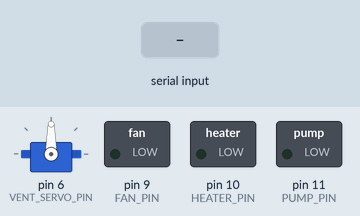
A sketch run on a simulated Arduino Uno, built with avr-gcc and run on an emulated ATmega328P. Shown: servo, switched loads named in the sketch (green lamp = pin HIGH). The test bench sets the inputs (shaded band). What the sketch prints to the serial monitor is not drawn.

Above: at 2.2 s.
2.3 s: "START\n" received over Serial
At 3.6 s:
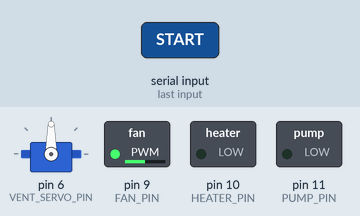
At 7.1 s:
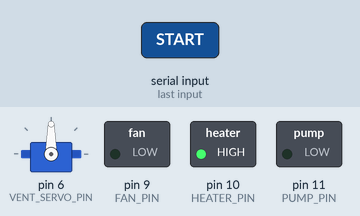
Timing chart, 0 to 26.8 s (numbered marks = the images above; inputs shaded):
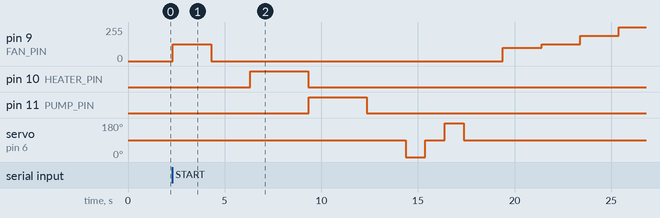

Measured:
- after the input at 2.3 s, pin 9 (FAN_PIN): 0/255 → 127/255 at once, → 0/255 2.0 s later, → 100/255 15.1 s later, → 127/255 2.0 s later, … (6 changes in this stretch); pin 10 (HEATER_PIN): LOW → HIGH after 4.0 s, → LOW 3.0 s later

The sketch:

test_actuators.ino
```cpp
/*
 * Arduino Actuator Test Sketch
 *
 * This test sketch validates actuator control functionality for:
 * - Fan (PWM speed control)
 * - Heater (On/Off control)
 * - Water pump (On/Off control)
 * - Vent servo (Position control - optional)
 *
 * Purpose:
 * - Verify actuator wiring and connections
 * - Validate actuator control functions
 * - Test safety limits and constraints
 * - Verify PWM functionality
 *
 * SAFETY WARNING:
 * - This test will activate all actuators
 * - Ensure pump has water supply
 * - Ensure heater is in safe location
 * - Monitor test execution - be ready to disconnect power
 *
 * Instructions:
 * 1. Connect all actuators
 * 2. Ensure safe operating environment
 * 3. Upload this sketch to your Arduino
 * 4. Open Serial Monitor (115200 baud)
 * 5. Type 'START' to begin tests
 * 6. Monitor actuator behavior
 *
 * Educational Note:
 * Testing actuators requires careful observation. We use serial
 * commands to manually trigger tests, allowing operator control.
 */

#include <Servo.h>

// ============================================================================
// PIN DEFINITIONS (Match main sketch)
// ============================================================================

const int FAN_PIN = 9;
const int HEATER_PIN = 10;
const int PUMP_PIN = 11;
const int VENT_SERVO_PIN = 6;

// ============================================================================
// ACTUATOR CONFIGURATION
// ============================================================================

const int FAN_MIN_SPEED = 0;
const int FAN_MAX_SPEED = 255;
const int FAN_STARTUP_SPEED = 100;

const unsigned long PUMP_MAX_RUNTIME = 30000;
const unsigned long PUMP_MIN_OFFTIME = 10000;
unsigned long pumpStartTime = 0;
unsigned long pumpStopTime = 0;

Servo ventServo;
const int SERVO_MIN_POS = 0;
const int SERVO_MAX_POS = 180;
const int SERVO_DEFAULT_POS = 90;
bool servoAttached = false;

// ============================================================================
// TEST STATE
// ============================================================================

int testNumber = 0;
bool allTestsPassed = true;
bool testingEnabled = false;

int fanSpeed = 0;
bool heaterState = false;
bool pumpState = false;
int ventPosition = SERVO_DEFAULT_POS;

// ============================================================================
// SETUP
// ============================================================================

void setup() {
  Serial.begin(115200);
  while (!Serial) {
    ;
  }

  delay(1000);

  // Configure pins
  pinMode(FAN_PIN, OUTPUT);
  pinMode(HEATER_PIN, OUTPUT);
  pinMode(PUMP_PIN, OUTPUT);

  // Initialize to safe state
  initializeActuators();

  printHeader();
  printSafetyWarning();

  Serial.println(F("\nType 'START' to begin actuator tests"));
  Serial.println(F("Type 'STOP' to halt all actuators"));
}

void loop() {
  // Check for serial commands
  if (Serial.available() > 0) {
    String command = Serial.readStringUntil('\n');
    command.trim();
    command.toUpperCase();

    if (command == "START") {
      testingEnabled = true;
      Serial.println(F("\n=== STARTING ACTUATOR TESTS ===\n"));
      runAllTests();
    } else if (command == "STOP") {
      testingEnabled = false;
      emergencyStop();
      Serial.println(F("\nAll actuators stopped"));
    }
  }
}

// ============================================================================
// ACTUATOR CONTROL FUNCTIONS (From main sketch)
// ============================================================================

void initializeActuators() {
  setFanSpeed(0);
  setHeater(false);
  setPump(false);

  if (!servoAttached) {
    ventServo.attach(VENT_SERVO_PIN);
    servoAttached = true;
    setVentPosition(SERVO_DEFAULT_POS);
  }

  Serial.println(F("Actuators initialized to safe state"));
}

void setFanSpeed(int speed) {
  speed = constrain(speed, FAN_MIN_SPEED, FAN_MAX_SPEED);

  if (speed > 0 && speed < FAN_STARTUP_SPEED) {
    speed = FAN_STARTUP_SPEED;
  }

  fanSpeed = speed;
  analogWrite(FAN_PIN, fanSpeed);
}

void setFanSpeedPercent(float percent) {
  percent = constrain(percent, 0.0, 100.0);
  int pwmValue = map(percent, 0, 100, 0, 255);
  setFanSpeed(pwmValue);
}

void setHeater(bool state) {
  heaterState = state;
  digitalWrite(HEATER_PIN, heaterState ? HIGH : LOW);
}

void setPump(bool state) {
  if (state) {
    // Check if pump has been off long enough
    if (pumpState == false) {
      unsigned long timeSinceOff = millis() - pumpStopTime;
      if (timeSinceOff < PUMP_MIN_OFFTIME && pumpStopTime > 0) {
        Serial.println(F("  WARNING: Pump minimum off time not met"));
        return;
      }
      pumpStartTime = millis();
    }
  } else {
    if (pumpState == true) {
      pumpStopTime = millis();
    }
  }

  pumpState = state;
  digitalWrite(PUMP_PIN, pumpState ? HIGH : LOW);
}

void setVentPosition(int position) {
  position = constrain(position, SERVO_MIN_POS, SERVO_MAX_POS);
  ventPosition = position;
  ventServo.write(ventPosition);
}

void emergencyStop() {
  setFanSpeed(0);
  setHeater(false);
  setPump(false);
  Serial.println(F("EMERGENCY STOP: All actuators deactivated"));
}

// ============================================================================
// TEST FUNCTIONS
// ============================================================================

void runAllTests() {
  testFanControl();
  testHeaterControl();
  testPumpControl();
  testPumpSafetyTimer();
  testServoControl();
  testFanPWMRange();

  printSummary();
}

void testFanControl() {
  printTestHeader("Fan Basic Control");

  Serial.println(F("Testing fan ON/OFF..."));

  // Turn fan on at 50%
  Serial.println(F("  Setting fan to 50%..."));
  setFanSpeedPercent(50.0);
  delay(2000);

  Serial.println(F("  OBSERVE: Is fan spinning?"));
  Serial.print(F("  Current fan PWM: "));
  Serial.println(fanSpeed);

  // Turn fan off
  Serial.println(F("  Turning fan OFF..."));
  setFanSpeed(0);
  delay(2000);

  Serial.println(F("  OBSERVE: Did fan stop?"));

  printTestPass();  // Manual verification
}

void testHeaterControl() {
  printTestHeader("Heater Control");

  Serial.println(F("Testing heater ON/OFF..."));
  Serial.println(F("  WARNING: Ensure heater is in safe location!"));

  // Turn heater on briefly
  Serial.println(F("  Turning heater ON for 3 seconds..."));
  setHeater(true);
  delay(3000);

  Serial.println(F("  OBSERVE: Is heater indicator on?"));

  // Turn heater off
  Serial.println(F("  Turning heater OFF..."));
  setHeater(false);

  Serial.print(F("  Heater state: "));
  Serial.println(heaterState ? "ON" : "OFF");

  printTestPass();
}

void testPumpControl() {
  printTestHeader("Pump Basic Control");

  Serial.println(F("Testing pump ON/OFF..."));
  Serial.println(F("  WARNING: Ensure pump has water supply!"));

  // Turn pump on briefly
  Serial.println(F("  Turning pump ON for 3 seconds..."));
  setPump(true);
  delay(3000);

  Serial.println(F("  OBSERVE: Is pump running? Is water flowing?"));

  // Turn pump off
  Serial.println(F("  Turning pump OFF..."));
  setPump(false);

  Serial.print(F("  Pump state: "));
  Serial.println(pumpState ? "ON" : "OFF");

  printTestPass();
}

void testPumpSafetyTimer() {
  printTestHeader("Pump Safety Timer");

  Serial.println(F("Testing pump minimum off time..."));

  // Try to turn on pump immediately after turning it off
  Serial.println(F("  Turning pump ON..."));
  setPump(true);
  delay(1000);

  Serial.println(F("  Turning pump OFF..."));
  setPump(false);

  Serial.println(F("  Immediately trying to turn pump back ON..."));
  Serial.println(F("  (Should be prevented by safety timer)"));

  setPump(true);  // Should fail or warn

  if (pumpState == false) {
    Serial.println(F("  ✓ Safety timer working - pump activation prevented"));
    printTestPass();
  } else {
    Serial.println(F("  ✗ Safety timer may not be working"));
    printTestFail();
  }

  // Turn off and wait
  setPump(false);
  delay(1000);
}

void testServoControl() {
  printTestHeader("Servo Control (Optional)");

  Serial.println(F("Testing vent servo positioning..."));

  if (!servoAttached) {
    Serial.println(F("  NOTE: Servo not attached"));
    printTestPass();
    return;
  }

  // Test different positions
  Serial.println(F("  Moving to 0° (closed)..."));
  setVentPosition(0);
  delay(1000);

  Serial.println(F("  Moving to 90° (half open)..."));
  setVentPosition(90);
  delay(1000);

  Serial.println(F("  Moving to 180° (fully open)..."));
  setVentPosition(180);
  delay(1000);

  Serial.println(F("  Returning to default position (90°)..."));
  setVentPosition(SERVO_DEFAULT_POS);

  Serial.println(F("  OBSERVE: Did servo move smoothly through positions?"));

  printTestPass();
}

void testFanPWMRange() {
  printTestHeader("Fan PWM Range Test");

  Serial.println(F("Testing fan across full PWM range..."));

  for (int speed = 0; speed <= 100; speed += 25) {
    Serial.print(F("  Setting fan to "));
    Serial.print(speed);
    Serial.println(F("%"));

    setFanSpeedPercent(speed);

    Serial.print(F("    PWM value: "));
    Serial.println(fanSpeed);

    delay(2000);
  }

  Serial.println(F("  OBSERVE: Did fan speed vary smoothly?"));

  // Turn off
  setFanSpeed(0);

  printTestPass();
}

// ============================================================================
// UTILITY FUNCTIONS
// ============================================================================

void printHeader() {
  Serial.println(F("\n"));
  Serial.println(F("===================================="));
  Serial.println(F("  GREENHOUSE ACTUATOR TEST SUITE   "));
  Serial.println(F("===================================="));
  Serial.println(F(""));
  Serial.println(F("This sketch tests all actuator control"));
  Serial.println(F("functions. Tests require manual observation."));
  Serial.println(F(""));
}

void printSafetyWarning() {
  Serial.println(F(""));
  Serial.println(F("!!!  SAFETY WARNING  !!!"));
  Serial.println(F(""));
  Serial.println(F("This test will activate:"));
  Serial.println(F("- Fan (high speed)"));
  Serial.println(F("- Heater (brief activation)"));
  Serial.println(F("- Water pump (brief activation)"));
  Serial.println(F("- Vent servo (full range)"));
  Serial.println(F(""));
  Serial.println(F("Ensure:"));
  Serial.println(F("1. Pump has water supply"));
  Serial.println(F("2. Heater is safely positioned"));
  Serial.println(F("3. You can stop test quickly if needed"));
  Serial.println(F("4. Area is clear of obstructions"));
  Serial.println(F(""));
}

void printTestHeader(const char* testName) {
  testNumber++;
  Serial.println(F(""));
  Serial.print(F("TEST "));
  Serial.print(testNumber);
  Serial.print(F(": "));
  Serial.println(testName);
  Serial.println(F("------------------------------------"));
}

void printTestPass() {
  Serial.println(F("  ✓ Test completed"));
}

void printTestFail() {
  Serial.println(F("  ✗ Test failed"));
  allTestsPassed = false;
}

void printSummary() {
  Serial.println(F("\n"));
  Serial.println(F("===================================="));
  Serial.println(F("         TEST SUMMARY               "));
  Serial.println(F("===================================="));
  Serial.print(F("Total tests run: "));
  Serial.println(testNumber);

  Serial.println(F("\nTests require manual verification."));
  Serial.println(F("Review observations above to confirm"));
  Serial.println(F("all actuators are working correctly."));

  Serial.println(F("\nAll actuators returned to OFF state."));
  Serial.println(F("\nType 'START' to run tests again"));
  Serial.println(F("Type 'STOP' for emergency stop"));
}
```
